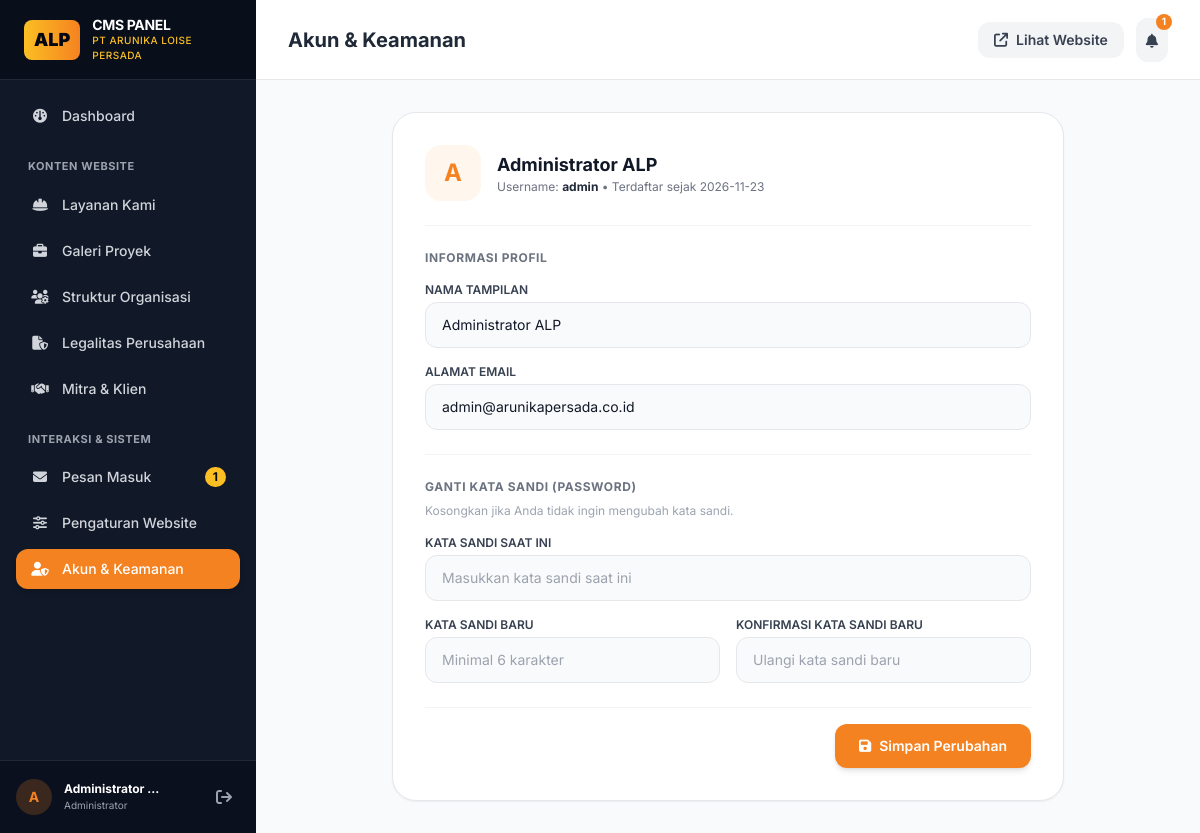
/admin/profile (signed in), run on the app's committed database.
### tables this page shows
CREATE TABLE users (
            id INTEGER PRIMARY KEY AUTOINCREMENT,
            username TEXT UNIQUE NOT NULL,
            password_hash TEXT NOT NULL,
            name TEXT,
            email TEXT,
            created_at TIMESTAMP DEFAULT CURRENT_TIMESTAMP
        );

### app.py (the view, shortened to what this page needs)
@app.route('/admin/profile', methods=['GET', 'POST'])
@login_required
def admin_profile():
    conn = db.get_db()
    cursor = conn.cursor()
    cursor.execute("SELECT * FROM users WHERE id = ?", (session['user_id'],))
    user = cursor.fetchone()
    conn.close()
    return render_template('admin/profile.html', user=user)

### app.py (called while the page is built)
def login_required(f):
    @wraps(f)
    def decorated_function(*args, **kwargs):
        if 'user_id' not in session:
            flash('Silakan masuk (login) terlebih dahulu.', 'warning')
            return redirect(url_for('admin_login', next=request.url))
        return f(*args, **kwargs)
    return decorated_function

@app.context_processor
def inject_global_data():
    conn = db.get_db()
    cursor = conn.cursor()
    cursor.execute("SELECT key, value FROM settings")
    settings = {row['key']: row['value'] for row in cursor.fetchall()}
    unread_count = 0
    if 'user_id' in session:
        cursor.execute("SELECT COUNT(*) FROM messages WHERE is_read = 0")
        unread_count = cursor.fetchone()[0]
    conn.close()
    return {
        'settings': settings,
        'unread_messages_count': unread_count,
        'current_year': datetime.now().year
    }

### db.py (called while the page is built)
def get_db():
    conn = sqlite3.connect(DATABASE_PATH)
    conn.row_factory = sqlite3.Row
    return conn

### templates/admin/profile.html
{% extends "admin/base_admin.html" %}
{% block page_title %}Akun & Keamanan{% endblock %}
{% block admin_content %}
<div class="max-w-2xl mx-auto space-y-8">
    <div class="bg-white rounded-3xl p-6 sm:p-8 border border-gray-200 shadow-sm">
        <div class="flex items-center gap-4 pb-6 border-b border-gray-100 mb-6">
            <div class="w-14 h-14 rounded-2xl bg-orange-50 text-brand-orange flex items-center justify-center text-2xl font-bold">
                {{ user.name[0]|upper if user.name else 'A' }}
            </div>
            <div>
                <h3 class="text-lg font-bold text-gray-900">{{ user.name }}</h3>
                <p class="text-xs text-gray-500">Username: <strong class="text-gray-800">{{ user.username }}</strong> • Terdaftar sejak {{ user.created_at[:10] }}</p>
            </div>
        </div>
        <form method="POST" class="space-y-6">
            <div>
                <h4 class="text-xs font-bold uppercase tracking-wider text-gray-500 mb-4">Informasi Profil</h4>
                <div class="space-y-4">
                    <div>
                        <label class="block text-xs font-semibold text-gray-700 uppercase mb-1">Nama Tampilan</label>
                        <input type="text" name="name" value="{{ user.name }}" required class="w-full bg-gray-50 border border-gray-200 rounded-xl px-4 py-3 text-sm text-gray-900 focus:outline-none focus:border-brand-orange">
                    </div>
                    <div>
                        <label class="block text-xs font-semibold text-gray-700 uppercase mb-1">Alamat Email</label>
                        <input type="email" name="email" value="{{ user.email }}" required class="w-full bg-gray-50 border border-gray-200 rounded-xl px-4 py-3 text-sm text-gray-900 focus:outline-none focus:border-brand-orange">
                    </div>
                </div>
            </div>
            <div class="pt-6 border-t border-gray-100">
                <h4 class="text-xs font-bold uppercase tracking-wider text-gray-500 mb-2">Ganti Kata Sandi (Password)</h4>
                <p class="text-xs text-gray-400 mb-4">Kosongkan jika Anda tidak ingin mengubah kata sandi.</p>
                <div class="space-y-4">
                    <div>
                        <label class="block text-xs font-semibold text-gray-700 uppercase mb-1">Kata Sandi Saat Ini</label>
                        <input type="password" name="current_password" placeholder="Masukkan kata sandi saat ini" class="w-full bg-gray-50 border border-gray-200 rounded-xl px-4 py-3 text-sm text-gray-900 focus:outline-none focus:border-brand-orange">
                    </div>
                    <div class="grid grid-cols-1 sm:grid-cols-2 gap-4">
                        <div>
                            <label class="block text-xs font-semibold text-gray-700 uppercase mb-1">Kata Sandi Baru</label>
                            <input type="password" name="new_password" placeholder="Minimal 6 karakter" class="w-full bg-gray-50 border border-gray-200 rounded-xl px-4 py-3 text-sm text-gray-900 focus:outline-none focus:border-brand-orange">
                        </div>
                        <div>
                            <label class="block text-xs font-semibold text-gray-700 uppercase mb-1">Konfirmasi Kata Sandi Baru</label>
                            <input type="password" name="confirm_password" placeholder="Ulangi kata sandi baru" class="w-full bg-gray-50 border border-gray-200 rounded-xl px-4 py-3 text-sm text-gray-900 focus:outline-none focus:border-brand-orange">
                        </div>
                    </div>
                </div>
            </div>
            <div class="pt-4 border-t border-gray-100 flex justify-end">
                <button type="submit" class="bg-brand-orange hover:bg-orange-600 text-white font-semibold px-6 py-3 rounded-xl shadow-md transition text-sm flex items-center gap-2">
                    <i class="fa-solid fa-floppy-disk"></i>
                    <span>Simpan Perubahan</span>
                </button>
            </div>
        </form>
    </div>
</div>
{% endblock %}

### templates/admin/base_admin.html (style rules this page uses)
body { font-family: 'Inter', sans-serif; }

### data on the page
users: name "A", name "Administrator ALP", username "admin", created_at "2026-11-23", email "admin@arunikapersada.co.id"

### other printed values
{{ unread_messages_count }} "1"
{{ session.get('user_name', 'A')[0]|upper }} "A"
{{ session.get('user_name', 'Admin') }} "Administrator…"
